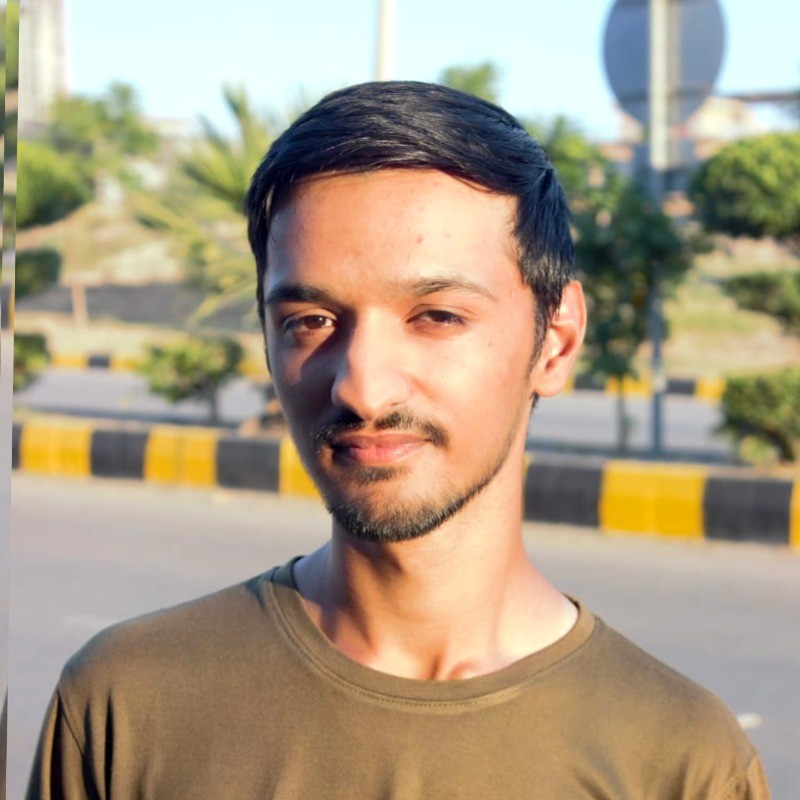
#> input picture Class 4/image.jpeg, 800 x 800 px
$ python Assignment_4.py
#> lines starting #> are read from the running program, lines starting #| are printed output that depends on the picture
#--------------------------Basic Operations with 1D and 2D NumPy Arrays---------------------

import numpy as np
import cv2

arr_1d = np.array([1, 2, 3, 4, 5])
arr_2d = np.array([[1, 2, 3], [4, 5, 6], [7, 8, 9]])

def array_operations():
    print("1D Array:", arr_1d)
    print("2D Array:\n", arr_2d)
    print("Sum of 1D Array:", np.sum(arr_1d))
    print("Mean of 2D Array:", np.mean(arr_2d))
    print("Transpose of 2D Array:\n", arr_2d.T)

array_operations()

#--------------------------Image Processing with NumPy (Indexing & Slicing)---------------------

def image_processing():
    image = np.random.randint(0, 256, (5, 5), dtype=np.uint8)
    print("Original Image:\n", image)
    cropped = image[1:4, 1:4]
    print("Cropped Section:\n", cropped)
    inverted_image = 255 - image
    print("Inverted Image:\n", inverted_image)

image_processing()

#--------------------------Augmented Reality Transformation---------------------

def augmented_reality_transformation(image_path):
#> called with image_path = 'image.jpeg'
    image = cv2.imread(image_path)
#> image is the input picture: shape (800, 800, 3); mean B, G, R 132.6, 155.6, 170.4
    if image is None:
        print("Image not found!")
        return
    scale_factor = 0.5
    scaled_image = cv2.resize(image, None, fx=scale_factor, fy=scale_factor)
    cv2.imshow("Scaled Image", scaled_image)
    angle = 45
    center = (image.shape[1] // 2, image.shape[0] // 2)
#> center = (400, 400)
    rotation_matrix = cv2.getRotationMatrix2D(center, angle, 1.0)
    rotated_image = cv2.warpAffine(image, rotation_matrix, (image.shape[1], image.shape[0]))
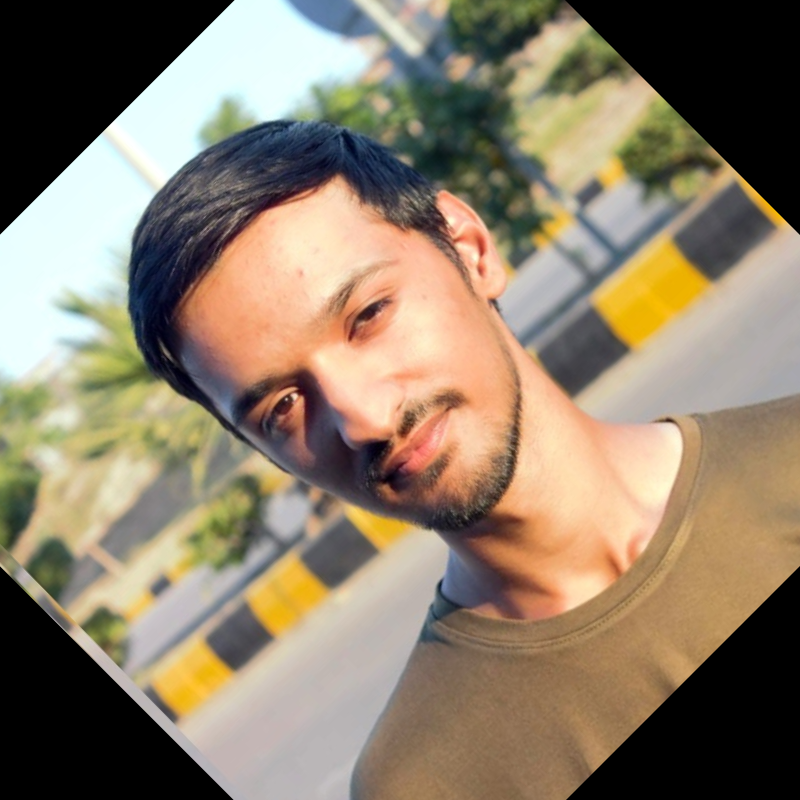
#> rotated_image: shape (800, 800, 3); mean B, G, R 106.4, 126.6, 141.1
    cv2.imshow("Rotated Image", rotated_image)
    translation_matrix = np.float32([[1, 0, 100], [0, 1, 50]])
    translated_image = cv2.warpAffine(image, translation_matrix, (image.shape[1], image.shape[0]))
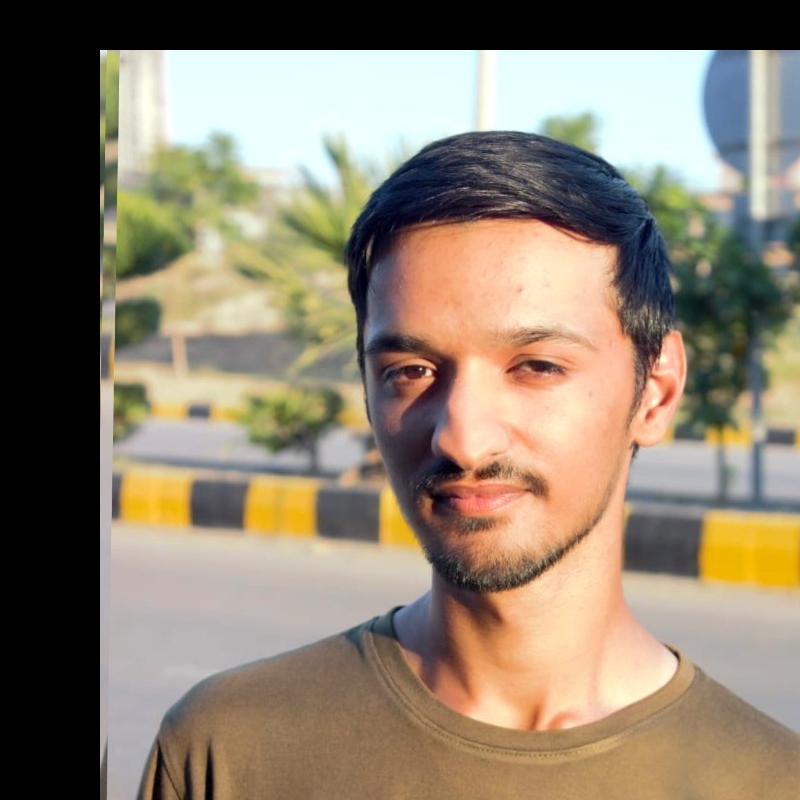
#> translated_image: shape (800, 800, 3); mean B, G, R 110.9, 129.2, 141.9
    cv2.imshow("Translated Image", translated_image)
    cv2.waitKey(0)
    cv2.destroyAllWindows()

augmented_reality_transformation('image.jpeg')

#--------------------------Face Detection from Image Arrays---------------------

import cv2
import numpy as np

def face_detection(image_path):
#> called with image_path = 'image_3.png'
    image = cv2.imread(image_path)
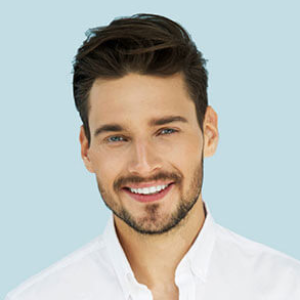
#> input picture Class 4/image_3.png, 300 x 300 px
#> image is the input picture: shape (300, 300, 3); mean B, G, R 185.9, 190.3, 186.5
    image_gray = cv2.cvtColor(image, cv2.COLOR_BGR2GRAY)
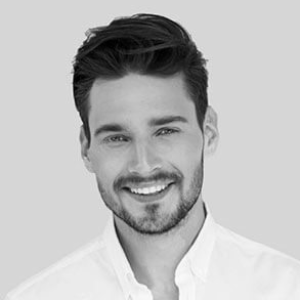
#> image_gray: shape (300, 300); min 0, max 251, mean 188.5

    face_cascade = cv2.CascadeClassifier(cv2.data.haarcascades + 'haarcascade_frontalface_default.xml')

    faces = face_cascade.detectMultiScale(image_gray, scaleFactor=1.1, minNeighbors=5)
#> faces = [[63, 69, 161, 161]]

    for (x, y, w, h) in faces:
        face_region = image[y:y+h, x:x+w]

        cv2.imshow('Face Region', face_region)

        eyes_cascade = cv2.CascadeClassifier(cv2.data.haarcascades + 'haarcascade_eye.xml')
        eyes = eyes_cascade.detectMultiScale(face_region, scaleFactor=1.1, minNeighbors=5)

        for (ex, ey, ew, eh) in eyes:
            eye_region = face_region[ey:ey+eh, ex:ex+ew]
            cv2.imshow('Eye Region', eye_region)
#> this loop made 1 pass
#> (x, y, w, h, eyes) on pass 1: (63, 69, 161, 161, [[86, 49, 30, 30], [42, 58, 25, 25], [27, 44, 45, 45]])
#> pass 1, in face_detection, `face_region = image[y:y+h, x:x+w]`:
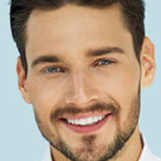
#> face_region: shape (161, 161, 3); mean B, G, R 134.8, 155.9, 177.9
#> pass 1, in face_detection, `cv2.imshow('Eye Region', eye_region)`:
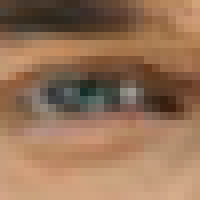
#> window 'Eye Region': shape (25, 25, 3) (shown 8 times larger); mean B, G, R 87.5, 114.6, 150.3
#> pass 1, in face_detection, `cv2.imshow('Eye Region', eye_region)`:
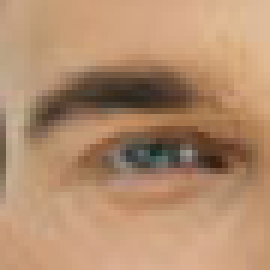
#> window 'Eye Region': shape (45, 45, 3) (shown 6 times larger); mean B, G, R 109.8, 141, 178.9

    cv2.imshow('Detected Faces', image)

    cv2.waitKey(0)
    cv2.destroyAllWindows()

face_detection('image_3.png')
